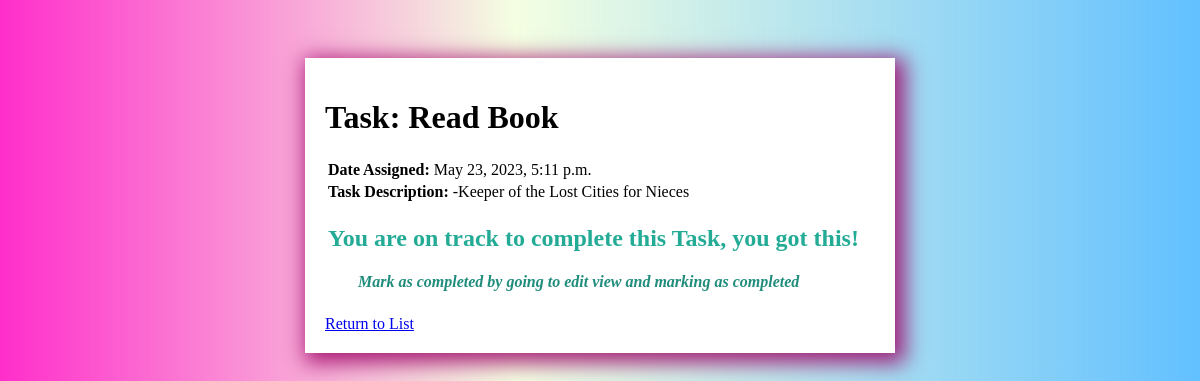
/task/16/ (signed in), run on the app's committed database.
### todo/models.py (models this page shows)
class Task(models.Model):
    user= models.ForeignKey(User, on_delete= models.CASCADE, null= True, blank=True)
    title = models.CharField(max_length=200, null=True)
    description = models.TextField(null=True, blank=True)
    complete = models.BooleanField(default=False)
    created = models.DateTimeField(auto_now_add=True)
    def __str__(self):
        return self.title
    class Meta:
        ordering = ['complete']

### todo/views.py (the view)
# urls.py: path('task/<int:pk>/', TaskDetail.as_view(), name="tasks-detail"),
class TaskDetail(LoginRequiredMixin, DetailView):
    model = Task
    context_object_name = 'task'
    template_name = 'todo/task.html'

### todo/templates/todo/task.html
{% extends 'todo/main.html'%}
{% block content %}
<body>
<h1> Task: {{ task }} </h1>
<table>
<tr>
    <td> <b> Date Assigned: </b> {{task.created}}</td>
</tr>
<tr>
    <td> <b> Task Description: </b>{{task.description}}</td>
</tr>
<tr>
    <td>
        {% if task.complete %}
        <div>
            <h2 class="completion-message"> Congrats! You have marked this task as completed!!! </h2>
        </div>
       {% else %}
       <div>
            <h2 class="completion-message"> You are on track to complete this Task, you got this! </h2>
            <h4 class="completion-message-2"> Mark as completed by going to edit view and marking as completed</h4>
        </div>
       {% endif %}
    </td>
</tr>
</table>
<a href="{% url 'task' %}"> Return to List </a>
</body>
{% endblock content %}

### todo/templates/todo/main.html (style rules this page uses)
body { background: linear-gradient(90deg, #ff00bfd1 0%, #c6ff6932 43%, #0099ff9d 100%); font-family: 'HKGrotesk'; padding-top: 50px; }
.completion-message { color:rgba(5, 159, 136, 0.877); }
.completion-message-2 { font-style: italic; color: rgba(1, 125, 106, 0.877); margin-left: 30px; }

### data on the page
Task: title "Read Book", created "May 23, 2023, 5:11 p.m.", description "-Keeper of the Lost Cities for Nieces"
